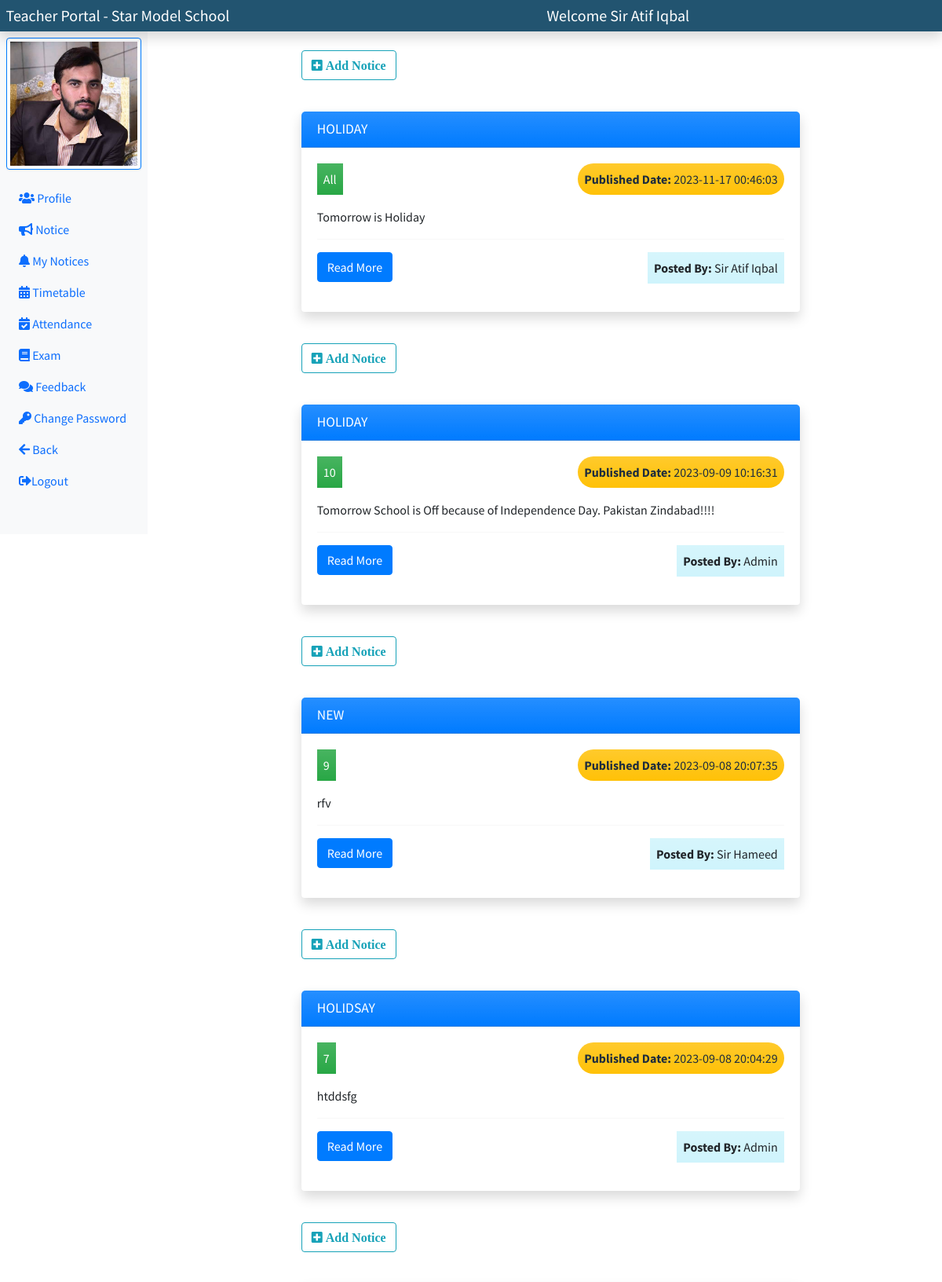
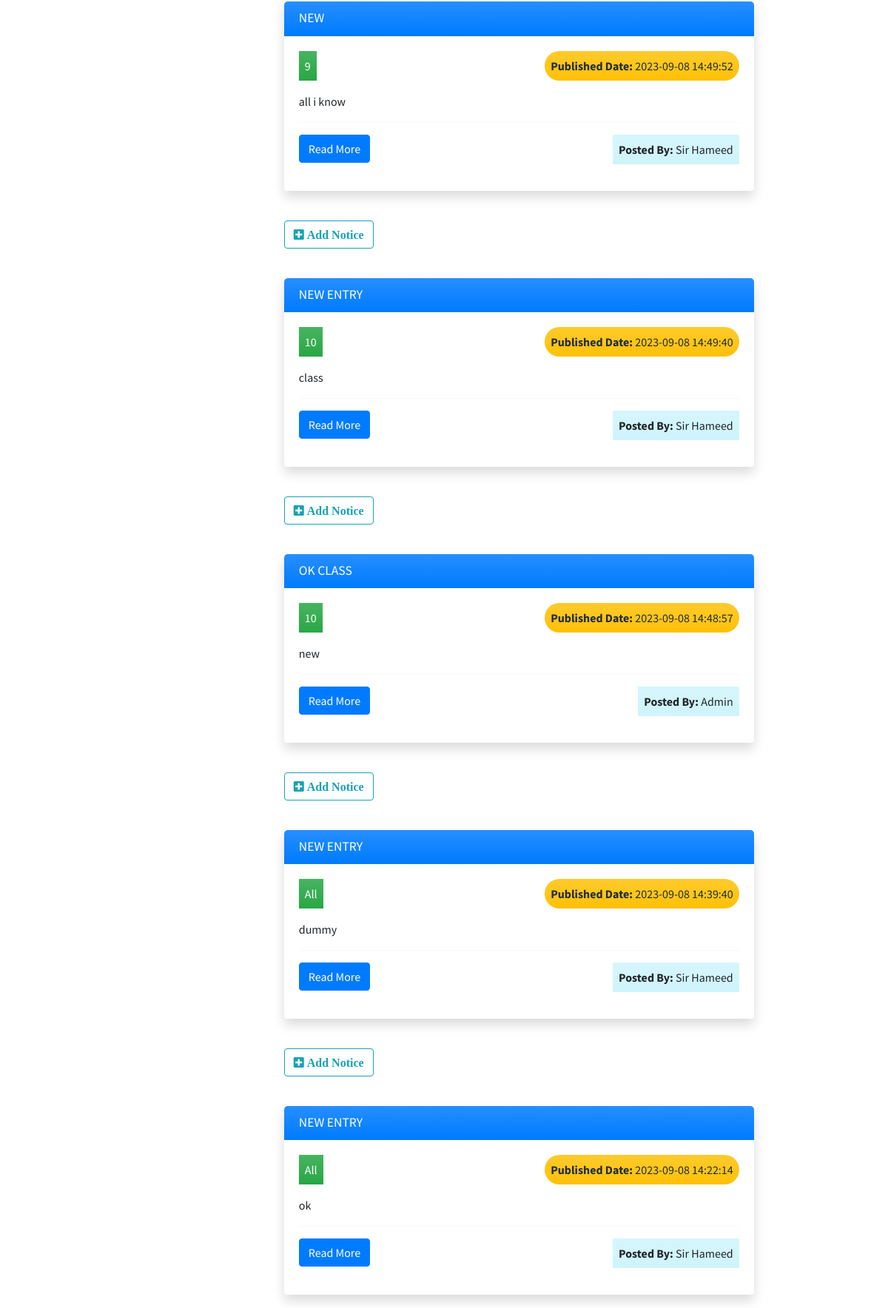
The page /teacher/index.php?notice (signed in, upper part) on the database its author committed (2 pictures, top to bottom).
### tables this page shows
CREATE TABLE `notice` (
  `notice_id` int(11) NOT NULL,
  `notice_title` varchar(50) NOT NULL,
  `notice_desc` varchar(300) NOT NULL,
  `n_class_id` int(11) DEFAULT NULL,
  `n_post_id` int(11) NOT NULL,
  `posted_by` varchar(50) NOT NULL,
  `notice_date` datetime NOT NULL DEFAULT current_timestamp()
);

CREATE TABLE `class` (
  `class_id` int(11) NOT NULL,
  `class_name` varchar(50) NOT NULL,
  `subject_name` varchar(300) NOT NULL,
  `section_name` varchar(50) NOT NULL,
  `c_teacher_id` int(11) NOT NULL,
  `created_at` datetime NOT NULL DEFAULT current_timestamp()
);

### teacher/notice.php (the view, shortened to what this page needs)
<div class="row col-md-8 mx-auto my-5">
    <div class="container">
        <?php
        $notice_sql = "SELECT * FROM `notice` ORDER BY notice_id DESC";
        $notice_result = $conn->query($notice_sql);
        while ($notice_row = $notice_result->fetch_assoc()) {
            $limited_text = substr($notice_row['notice_desc'], 0, 200);
            $limited_text = strlen($notice_row['notice_desc']) > 200 ? $limited_text . '...' : $limited_text;
            if($notice_row['n_class_id']){
                $notice_class_id = $notice_row['n_class_id'];
                $fetch_class_sql = "SELECT class_name FROM class WHERE class_id = '$notice_class_id' ";
                $class_result = $conn->query($fetch_class_sql);
                $fetch_class_row = $class_result->fetch_assoc();
                $class_name =  $fetch_class_row['class_name'];
            } else{
                $class_name = "All";
            }
         ?>
            <div>
                <a href="#" class="btn btn-outline-info my-3" data-bs-toggle="modal" data-bs-target="#noticeModal"> <i class="fas fa-plus-square"> Add Notice</i></a>
            </div>
            <div class="card my-4 shadow">
                <div class="card-header bg-primary bg-gradient text-white text-capitalize">
                    <h5 class="card-title text-center" style="text-align: center;"><?= strtoupper($notice_row['notice_title']); ?></h5>
                </div>
                <div class="card-body">
                    <p class="bg-green bg-gradient p-2 d-inline-block"><?= $class_name ?></p>
                    <p class="float-end bg-yellow bg-gradient p-2 d-inline-block rounded-md" style="border-radius: 20px;"><span class="fw-bold">Published Date: </span> <?= $notice_row['notice_date'] ?></p>
                    <p class="card-text"><?= $limited_text ?></p>
                    <hr>
                    <p class="float-end bg-info-subtle bg-gradient p-2 d-inline-block"><span class="fw-bold">Posted By: </span> <?= $notice_row['posted_by'] ?></p>
                    <div>
                        <a href="index.php?view_notice_id=<?= $notice_row['notice_id'] ?>" class="btn btn-primary">Read More</a>
                    </div>
                </div>
            </div>
        <?php
        }
        ?>
    </div>
</div>

### teacher/partials/teacher_head.php (style rules this page uses)
body { overflow-x: hidden; }

### rows shown on the page
notice: notice_title "HOLIDAY", n_class "All", notice_date "2023-11-17 00:46:03", notice_desc "Tomorrow is Holiday", posted_by "Sir Atif Iqbal"
notice: notice_title "HOLIDAY", n_class.class_name "10", notice_date "2023-09-09 10:16:31", notice_desc "Tomorrow School is Off because of Independence Day. Pakistan Zindabad!!!!", posted_by "Admin"
notice: notice_title "NEW", n_class.class_name "9", notice_date "2023-09-08 20:07:35", notice_desc "rfv", posted_by "Sir Hameed"
notice: notice_title "HOLIDSAY", n_class.class_name "7", notice_date "2023-09-08 20:04:29", notice_desc "htddsfg", posted_by "Admin"
notice: notice_title "NEW", n_class.class_name "9", notice_date "2023-09-08 14:49:52", notice_desc "all i know", posted_by "Sir Hameed"
notice: notice_title "NEW ENTRY", n_class.class_name "10", notice_date "2023-09-08 14:49:40", notice_desc "class", posted_by "Sir Hameed"
notice: notice_title "OK CLASS", n_class.class_name "10", notice_date "2023-09-08 14:48:57", notice_desc "new", posted_by "Admin"
notice: notice_title "NEW ENTRY", n_class "All", notice_date "2023-09-08 14:39:40", notice_desc "dummy", posted_by "Sir Hameed"
notice: notice_title "NEW ENTRY", n_class "All", notice_date "2023-09-08 14:22:14", notice_desc "ok", posted_by "Sir Hameed"

### other values the page prints
$gender "Sir"
$teacher_name "Atif Iqbal"
